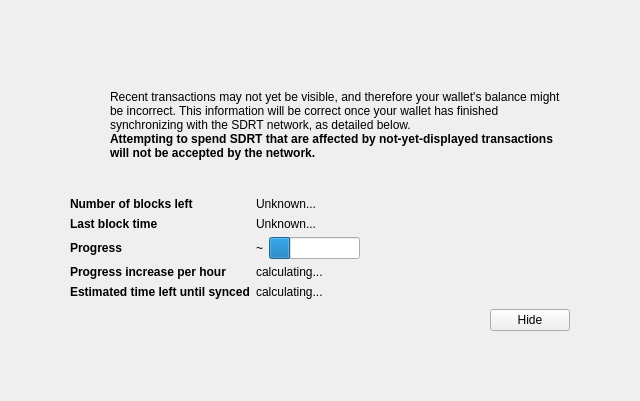
<?xml version="1.0" encoding="UTF-8"?>
<ui version="4.0">
 <class>ModalOverlay</class>
 <widget class="ModalOverlay" name="ModalOverlay">
  <property name="geometry">
   <rect>
    <x>0</x>
    <y>0</y>
    <width>640</width>
    <height>401</height>
   </rect>
  </property>
  <property name="windowTitle">
   <string>Form</string>
  </property>
  <layout class="QVBoxLayout" name="verticalLayout" stretch="0">
   <property name="sizeConstraint">
    <enum>QLayout::SetDefaultConstraint</enum>
   </property>
   <property name="leftMargin">
    <number>0</number>
   </property>
   <property name="topMargin">
    <number>0</number>
   </property>
   <property name="rightMargin">
    <number>0</number>
   </property>
   <property name="bottomMargin">
    <number>0</number>
   </property>
   <item>
    <widget class="QWidget" name="bgWidget" native="true">
     <property name="styleSheet">
      <string notr="true"/>
     </property>
     <layout class="QVBoxLayout" name="verticalLayoutMain" stretch="0">
      <property name="leftMargin">
       <number>60</number>
      </property>
      <property name="topMargin">
       <number>60</number>
      </property>
      <property name="rightMargin">
       <number>60</number>
      </property>
      <property name="bottomMargin">
       <number>60</number>
      </property>
      <item>
       <widget class="QWidget" name="contentWidget" native="true">
        <property name="styleSheet">
         <string notr="true"/>
        </property>
        <layout class="QVBoxLayout" name="verticalLayoutSub" stretch="1,0,0,0,0">
         <property name="spacing">
          <number>0</number>
         </property>
         <property name="leftMargin">
          <number>10</number>
         </property>
         <property name="topMargin">
          <number>10</number>
         </property>
         <property name="rightMargin">
          <number>10</number>
         </property>
         <property name="bottomMargin">
          <number>10</number>
         </property>
         <item>
          <layout class="QHBoxLayout" name="horizontalLayoutIconText" stretch="0,1">
           <property name="topMargin">
            <number>20</number>
           </property>
           <item>
            <layout class="QVBoxLayout" name="verticalLayoutIcon">
             <property name="leftMargin">
              <number>0</number>
             </property>
             <item>
              <widget class="QPushButton" name="warningIcon">
               <property name="enabled">
                <bool>false</bool>
               </property>
               <property name="text">
                <string/>
               </property>
               <property name="icon">
                <iconset>
                 <normaloff>:/icons/warning</normaloff>
                 <disabledoff>:/icons/warning</disabledoff>:/icons/warning</iconset>
               </property>
               <property name="iconSize">
                <size>
                 <width>48</width>
                 <height>48</height>
                </size>
               </property>
               <property name="flat">
                <bool>true</bool>
               </property>
              </widget>
             </item>
             <item>
              <spacer name="verticalSpacerWarningIcon">
               <property name="orientation">
                <enum>Qt::Vertical</enum>
               </property>
               <property name="sizeHint" stdset="0">
                <size>
                 <width>20</width>
                 <height>40</height>
                </size>
               </property>
              </spacer>
             </item>
            </layout>
           </item>
           <item>
            <layout class="QVBoxLayout" name="verticalLayoutInfoText">
             <property name="leftMargin">
              <number>0</number>
             </property>
             <property name="topMargin">
              <number>0</number>
             </property>
             <item>
              <widget class="QLabel" name="infoText">
               <property name="text">
                <string>Recent transactions may not yet be visible, and therefore your wallet's balance might be incorrect. This information will be correct once your wallet has finished synchronizing with the SDRT network, as detailed below.</string>
               </property>
               <property name="textFormat">
                <enum>Qt::RichText</enum>
               </property>
               <property name="wordWrap">
                <bool>true</bool>
               </property>
              </widget>
             </item>
             <item>
              <widget class="QLabel" name="infoTextStrong">
               <property name="font">
                <font>
                 <weight>75</weight>
                 <bold>true</bold>
                </font>
               </property>
               <property name="text">
                <string>Attempting to spend SDRT that are affected by not-yet-displayed transactions will not be accepted by the network.</string>
               </property>
               <property name="textFormat">
                <enum>Qt::RichText</enum>
               </property>
               <property name="wordWrap">
                <bool>true</bool>
               </property>
              </widget>
             </item>
             <item>
              <spacer name="verticalSpacerInTextSpace">
               <property name="orientation">
                <enum>Qt::Vertical</enum>
               </property>
               <property name="sizeHint" stdset="0">
                <size>
                 <width>20</width>
                 <height>40</height>
                </size>
               </property>
              </spacer>
             </item>
            </layout>
           </item>
          </layout>
         </item>
         <item>
          <spacer name="verticalSpacerAfterText">
           <property name="orientation">
            <enum>Qt::Vertical</enum>
           </property>
           <property name="sizeHint" stdset="0">
            <size>
             <width>20</width>
             <height>40</height>
            </size>
           </property>
          </spacer>
         </item>
         <item>
          <layout class="QFormLayout" name="formLayout">
           <property name="fieldGrowthPolicy">
            <enum>QFormLayout::FieldsStayAtSizeHint</enum>
           </property>
           <property name="horizontalSpacing">
            <number>6</number>
           </property>
           <property name="verticalSpacing">
            <number>6</number>
           </property>
           <property name="topMargin">
            <number>10</number>
           </property>
           <item row="0" column="0">
            <widget class="QLabel" name="labelNumberOfBlocksLeft">
             <property name="font">
              <font>
               <weight>75</weight>
               <bold>true</bold>
              </font>
             </property>
             <property name="text">
              <string>Number of blocks left</string>
             </property>
            </widget>
           </item>
           <item row="0" column="1">
            <widget class="QLabel" name="numberOfBlocksLeft">
             <property name="text">
              <string>Unknown...</string>
             </property>
            </widget>
           </item>
           <item row="1" column="0">
            <widget class="QLabel" name="labelLastBlockTime">
             <property name="font">
              <font>
               <weight>75</weight>
               <bold>true</bold>
              </font>
             </property>
             <property name="text">
              <string>Last block time</string>
             </property>
            </widget>
           </item>
           <item row="1" column="1">
            <widget class="QLabel" name="newestBlockDate">
             <property name="sizePolicy">
              <sizepolicy hsizetype="Maximum" vsizetype="Preferred">
               <horstretch>0</horstretch>
               <verstretch>0</verstretch>
              </sizepolicy>
             </property>
             <property name="text">
              <string>Unknown...</string>
             </property>
            </widget>
           </item>
           <item row="2" column="0">
            <widget class="QLabel" name="labelSyncDone">
             <property name="font">
              <font>
               <weight>75</weight>
               <bold>true</bold>
              </font>
             </property>
             <property name="text">
              <string>Progress</string>
             </property>
            </widget>
           </item>
           <item row="2" column="1">
            <layout class="QHBoxLayout" name="horizontalLayoutSync" stretch="0,1">
             <item>
              <widget class="QLabel" name="percentageProgress">
               <property name="text">
                <string>~</string>
               </property>
              </widget>
             </item>
             <item>
              <widget class="QProgressBar" name="progressBar">
               <property name="value">
                <number>24</number>
               </property>
               <property name="format">
                <string/>
               </property>
              </widget>
             </item>
            </layout>
           </item>
           <item row="4" column="0">
            <widget class="QLabel" name="labelProgressIncrease">
             <property name="font">
              <font>
               <weight>75</weight>
               <bold>true</bold>
              </font>
             </property>
             <property name="text">
              <string>Progress increase per hour</string>
             </property>
            </widget>
           </item>
           <item row="4" column="1">
            <widget class="QLabel" name="progressIncreasePerH">
             <property name="text">
              <string>calculating...</string>
             </property>
            </widget>
           </item>
           <item row="5" column="0">
            <widget class="QLabel" name="labelEstimatedTimeLeft">
             <property name="font">
              <font>
               <weight>75</weight>
               <bold>true</bold>
              </font>
             </property>
             <property name="text">
              <string>Estimated time left until synced</string>
             </property>
            </widget>
           </item>
           <item row="5" column="1">
            <widget class="QLabel" name="expectedTimeLeft">
             <property name="text">
              <string>calculating...</string>
             </property>
            </widget>
           </item>
          </layout>
         </item>
         <item>
          <layout class="QHBoxLayout" name="horizontalLayoutButtons">
           <property name="leftMargin">
            <number>10</number>
           </property>
           <property name="topMargin">
            <number>10</number>
           </property>
           <item>
            <spacer name="horizontalSpacer">
             <property name="orientation">
              <enum>Qt::Horizontal</enum>
             </property>
             <property name="sizeHint" stdset="0">
              <size>
               <width>40</width>
               <height>20</height>
              </size>
             </property>
            </spacer>
           </item>
           <item>
            <widget class="QPushButton" name="closeButton">
             <property name="text">
              <string>Hide</string>
             </property>
            </widget>
           </item>
          </layout>
         </item>
         <item>
          <layout class="QVBoxLayout" name="verticalLayout_2">
           <item>
            <spacer name="verticalSpacer">
             <property name="orientation">
              <enum>Qt::Vertical</enum>
             </property>
             <property name="sizeHint" stdset="0">
              <size>
               <width>20</width>
               <height>40</height>
              </size>
             </property>
            </spacer>
           </item>
          </layout>
         </item>
        </layout>
       </widget>
      </item>
     </layout>
    </widget>
   </item>
  </layout>
 </widget>
 <customwidgets>
  <customwidget>
   <class>ModalOverlay</class>
   <extends>QWidget</extends>
   <header>modaloverlay.h</header>
   <container>1</container>
  </customwidget>
 </customwidgets>
 <resources/>
 <connections/>
</ui>
